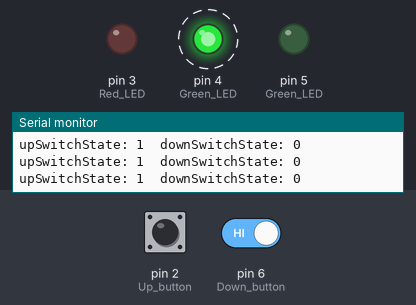
The sketch below on a simulated Arduino Uno, built with avr-gcc and run on an emulated ATmega328P. On the bench: output pins drawn as LEDs (lit = HIGH), the last lines printed to the serial monitor. Dashed ring = blinking. The test bench sets the inputs (shaded band); at power-on: pin 2 (Up_button) LOW, pin 6 (Down_button) HIGH.

Above: at 1.65 s.
1.7 s: pin 2 (Up_button) pulled HIGH for 3.2 s
7.7 s: pin 2 (Up_button) driven HIGH and pin 6 (Down_button) driven LOW
At 7.86 s:
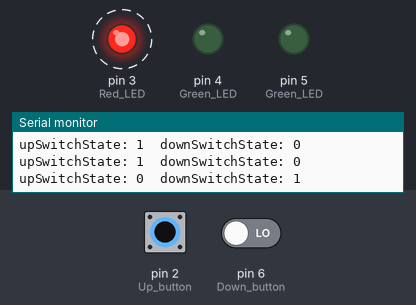
10.7 s: pin 2 (Up_button) driven LOW
At 11.1 s:
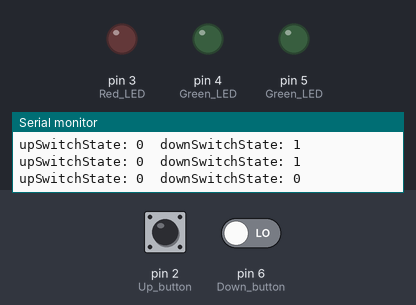
12.2 s: pin 2 (Up_button) driven HIGH
At 12.46 s:
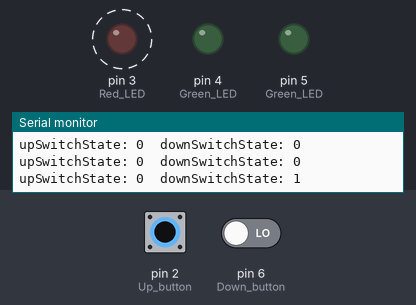
15.2 s: pin 6 (Down_button) driven HIGH
At 15.2 s:
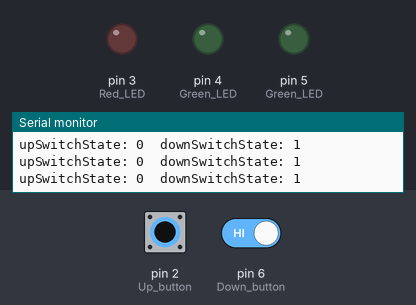
Timing chart, 0 to 17.7 s (numbered marks = the images above; inputs shaded):
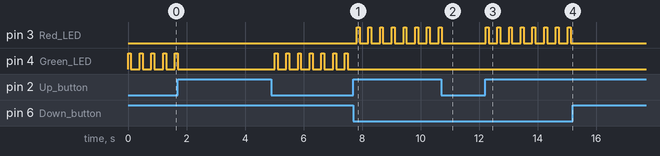

Measured:
- after the input at 7.7 s, pin 3 (Red_LED): alternates HIGH for 0.10 s and LOW for 0.30 s, starting after 0.11 s; pin 4 (Green_LED): stops changing and stays LOW
- after the input at 10.7 s, pin 3 (Red_LED): goes on until 10.7 s, then stays LOW
- after the input at 12.2 s, pin 3 (Red_LED): alternates HIGH for 0.10 s and LOW for 0.30 s, starting at once
- after the input at 15.2 s, pin 3 (Red_LED): stops changing and stays LOW
- by itself, pin 4 (Green_LED): repeats every 0.40 s: HIGH 0.10 s, LOW 0.30 s

The sketch:

Serial_switch_read.ino
```cpp
int upSwitchState = 0;
int downSwitchState = 0;


void setup() {
  // put your setup code here, to run once:
  pinMode(3, OUTPUT); // Red LED
  pinMode(4, OUTPUT); // Green LED
  pinMode(5, OUTPUT); // Green LED
  pinMode(2, INPUT); // Up button
  pinMode(6, INPUT); // Down button

  Serial.begin(9600);
}

void loop() {
  // put your main code here, to run repeatedly:
  upSwitchState = digitalRead(6);
  downSwitchState = digitalRead(2);


  Serial.print("upSwitchState: ");
  Serial.print(upSwitchState);
  Serial.print("\t");

  Serial.print("downSwitchState: ");
  Serial.println(downSwitchState);

  if (upSwitchState == LOW && downSwitchState == LOW) {
    digitalWrite(3, LOW); //
    digitalWrite(4, LOW);
    digitalWrite(5, LOW);
  }

  if (upSwitchState == LOW && downSwitchState == HIGH) {
    digitalWrite(3, HIGH); // Flashing red light
    delay(100);
    digitalWrite(3, LOW);
    delay(100);
  }

if (upSwitchState == HIGH && downSwitchState == LOW) {
    digitalWrite(4, HIGH); // Flashing green light
    delay(100);
    digitalWrite(4, LOW);
    delay(100);
  }

 delay(200);

}
```
